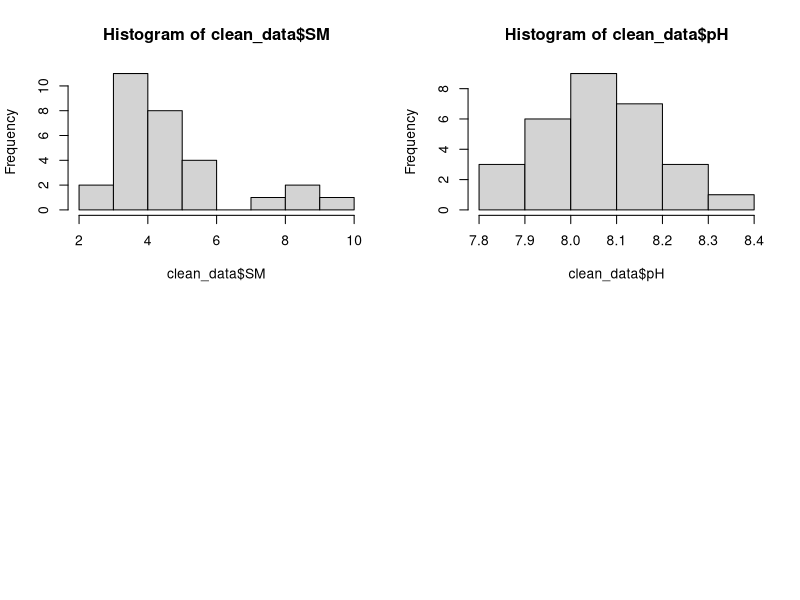
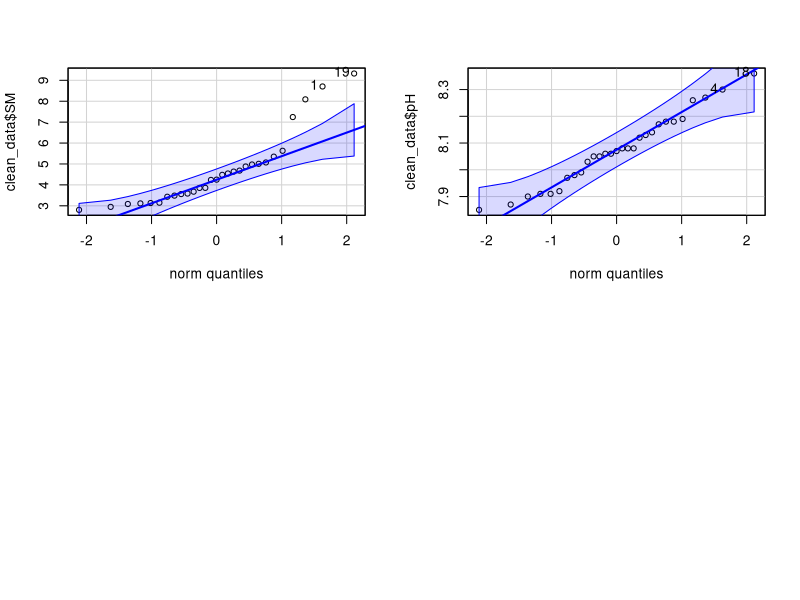
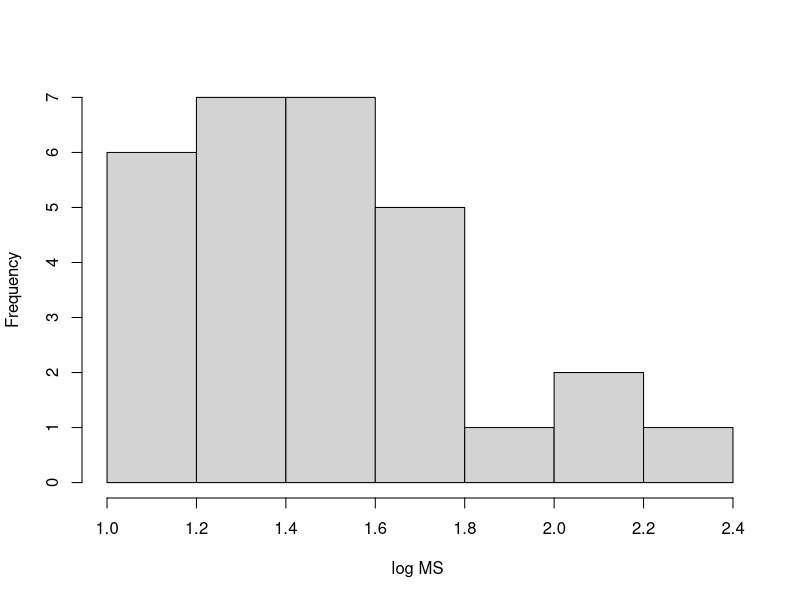
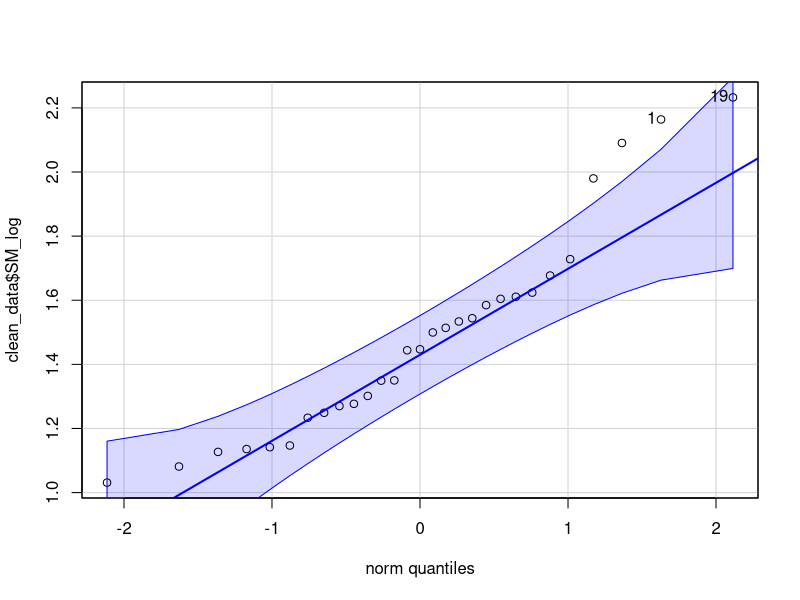
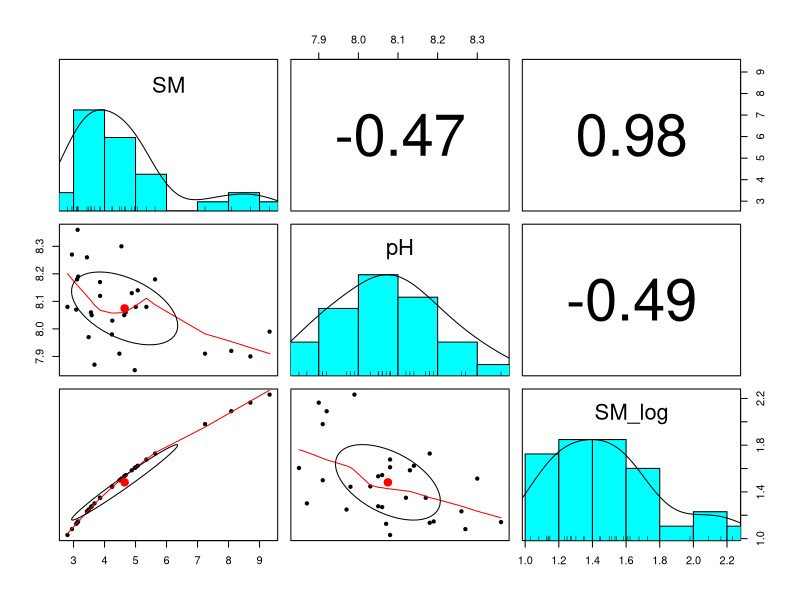
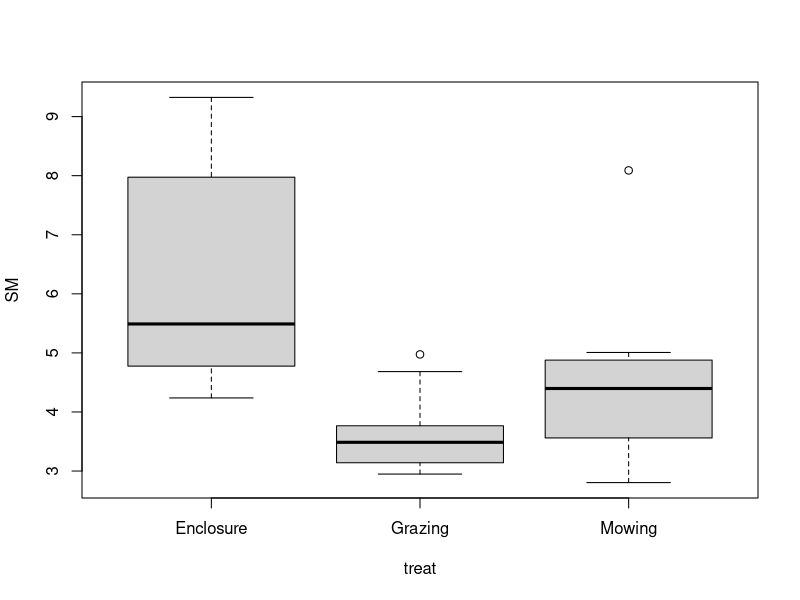
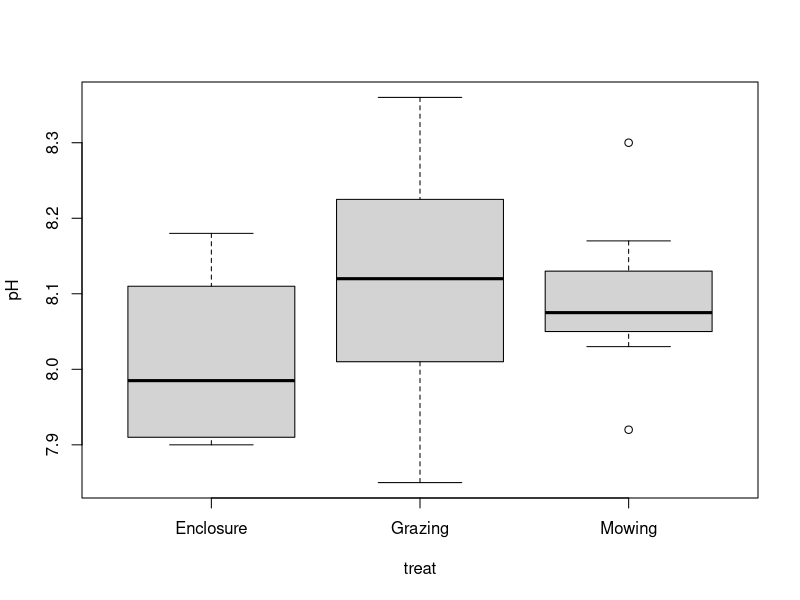
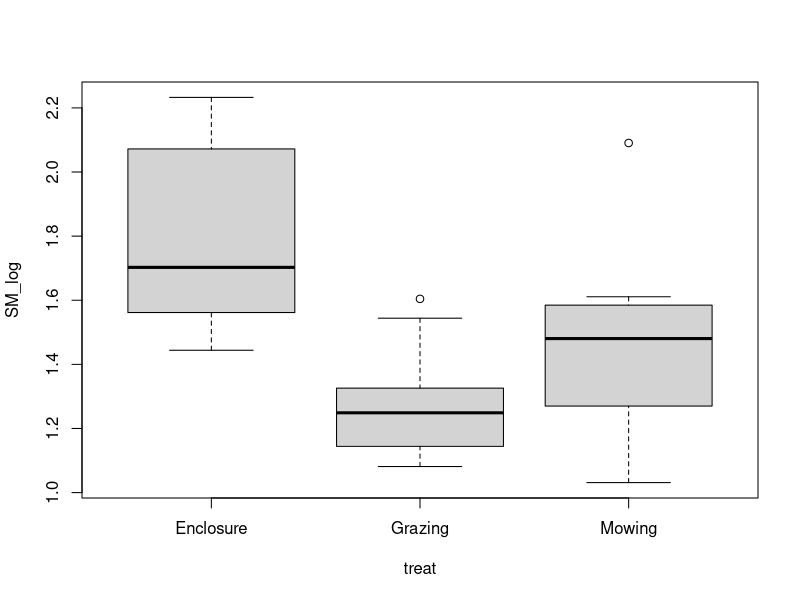

The R source for these figures, in order:
## ---- chunk 1
knitr::opts_chunk$set(echo = TRUE, message = FALSE, warning = FALSE)
# you must have echo = set to TRUE
## ---- chunk 2
# upload necessary libraries
library(readr) # package for reading in data
library(tidyverse)
library(ggplot2)
library(car)
#install.packages("psych")
library(psych)
library(multcomp)
library(cowplot)
library(tidyr)
library(dplyr)

# include other libraries you may need

#load in your cleaned data
dataset_38 <- read.csv("data/dataset_38.csv")

#str(dataset_38)


## ---- chunk 3
#filter observations
clean_data <- dataset_38 %>%
  dplyr::select(treat,SM,pH, block) %>%   # keep only relevant columns
  tidyr::drop_na() # remove all rows with NAs

#change block as factor
clean_data$block <- as.factor(clean_data$block)
## ---- chunk 4


## ---- chunk 5

## 1 graph for y ~ x (numeric) 



## I would double check that my axes include any relevant transformations and units and do not contain spelling errors.

## ---- chunk 6

## 1 graph for y ~ x (categorical) 



## I would double check that my axes include any relevant transformations and units and do not contain spelling errors.

## ---- chunk 7



## ---- chunk 8



## ---- chunk 9


## ---- chunk 10



## ---- chunk 11
#filter observations
clean_data <- dataset_38 %>%
  dplyr::select(treat,SM,pH, block) %>%   # keep only relevant columns
  tidyr::drop_na() # remove all rows with NAs

#change block as factor
clean_data$block <- as.factor(clean_data$block)

#general data checking
head(clean_data)
summary(clean_data)

## ---- chunk 12

#check numeric vars for distributions and normality
## histograms
par(mfrow=c(2,2))
hist(clean_data$SM)
hist(clean_data$pH)
par(mfrow=c(1,1))


## ---- chunk 13
## qqPlots
par(mfrow=c(2,2))
qqPlot(clean_data$SM)
qqPlot(clean_data$pH)
par(mfrow=c(1,1))


## ---- chunk 14
## shapiro tests
shapiro.test(clean_data$SM) # not
shapiro.test(clean_data$pH) # normal

## ---- chunk 15
## Hint: Check if there are 0s or negatives using range() before transforming
#range(clean_data$SM) #[1] 2.8045 9.3250 so no need add 1 when transforming

clean_data$SM_log <- log(clean_data$SM)

hist(clean_data$SM_log, main="", xlab="log MS ")
qqPlot(clean_data$SM_log)
shapiro.test(clean_data$SM_log) 


## ---- chunk 16

#prep for pairs panels: only numeric vars
numerics <- clean_data[,c("SM", "pH", "SM_log")]
pairs.panels(numerics) #include as a fig


## ---- chunk 17

# numeric ~ categorical exploration
boxplot(SM ~ treat, data=clean_data)
boxplot(pH ~ treat, data=clean_data)
boxplot(SM_log ~ treat, data=clean_data)


## ---- chunk 18


# I would annotate my EDA in comments, here is an example

#based on all this, here are my findings:

# y~x numerical notes: 

# comment on the normality of the numeric variables
# comment on the relationship between my variables of interest
# can also comment on my variables not of interest if I want

# y~x categorical notes: 

# I am interested in how the body mass of Adelie penguins changes across islands

#so, i think i will run an anova on Adelie body mass ~ island for my "comparing means" test

# I am interested in the body mass of Adelie penguins and whether it can be predicted by the beak depth, or perhaps if it can be predicted by island

#and run a linear model (an ANCOVA specifically) to see what variables are most predictive of body mass for my "predictive" test

## ---- chunk 19

#check for normality 
fit1 <- lm(SM_log ~ treat, data=clean_data)
par(mfrow=c(2,2))
plot(fit1) 
par(mfrow=c(1,1))

res1 <- fit1$residuals
shapiro.test(res1)
qqPlot(res1)
hist(res1)


#run anova of SM_log
anova(fit1)

leveneTest(SM_log ~ treat, data=clean_data)

boxplot(SM_log ~ treat, data = clean_data, main = "Soil Moisture by Treatment", ylab = "log(SM)")

ggplot(clean_data, aes(x=treat, y=SM_log, fill=treat, fill=treat))+ #base plot
  geom_boxplot(show.legend=F)+ #do a boxplot, but hide legend cause its just colors
  scale_fill_manual(values=c("orchid", "lightseagreen", "orange"))+ #set line colors
  ylab("log(SM)")+ 
  xlab("Soil Moisture by Treatment")+ 
  theme_bw()+ #cute theme
  theme(text = element_text(size=15)) # Larger font


## ---- chunk 20
#check for normalityfor pH and Treat
fit2 <- lm(pH ~ treat, data=clean_data)
par(mfrow=c(2,2))
plot(fit2) 
par(mfrow=c(1,1))


res2 <- fit2$residuals
shapiro.test(res2)
qqPlot(res2)
hist(res2) 


#run anova of pH
anova(fit2)

leveneTest(pH ~ treat, data=clean_data)

boxplot(pH ~ treat, data = clean_data, main = "Soil Moisture by Treatment", ylab = "log(SM)")


ggplot(clean_data, aes(x=treat, y=pH, fill=treat, fill=treat))+ #base plot
  geom_boxplot(show.legend=F)+ #do a boxplot, but hide legend cause its just colors
  scale_fill_manual(values=c("orchid", "lightseagreen", "orange"))+ #set line colors
  ylab("pH")+ 
  xlab("pH by Treatment")+ 
  theme_bw()+ #cute theme
  theme(text = element_text(size=15)) # Larger font

## ---- chunk 21

#prep for pairs panels: only numeric vars
numerics <- clean_data[,c("SM", "pH", "SM_log")]
pairs.panels(numerics) #include as a fig

## ---- chunk 22


fit3 <- lm(pH ~ SM_log, data = clean_data)
par(mfrow=c(2,2))
plot(fit3) 
par(mfrow=c(1,1))


summary(fit3)


# Save residuals and check normality
res3 <- fit3$residuals
shapiro.test(res3)
qqPlot(res3)
hist(res3)


ggplot(clean_data, aes(x = SM_log, y = pH)) +
  geom_point() +
  geom_smooth(method = "lm", col = "blue") +
  theme_bw() +
  labs(x = "log(Soil Moisture)", y = "pH", title = "Regression: pH ~ log(SM)")
